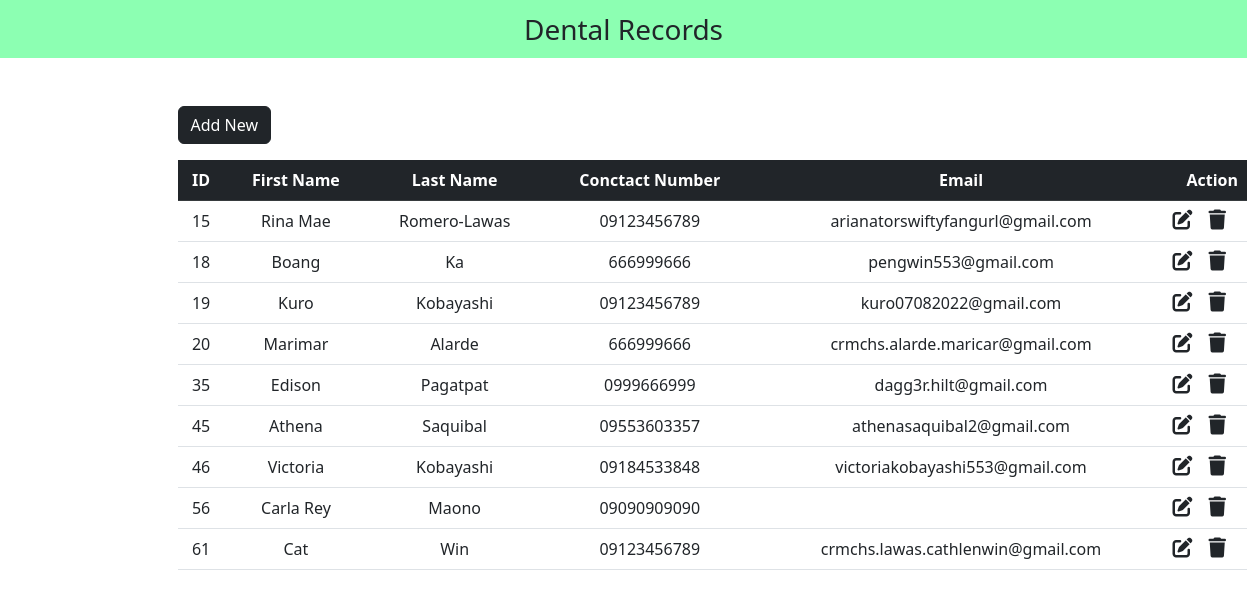
Screenshot of /admin-treatment-records/add-treatment.php with the database file from the repository.
### tables this page shows
CREATE TABLE `patients_table1` (
  `id` int(11) NOT NULL,
  `first_name` varchar(50) NOT NULL,
  `last_name` varchar(50) NOT NULL,
  `birthdate` varchar(50) NOT NULL,
  `gender` varchar(50) NOT NULL,
  `address` varchar(50) NOT NULL,
  `contact_number` varchar(50) NOT NULL,
  `active_gmail` varchar(50) NOT NULL,
  `password` varchar(50) NOT NULL,
  `vkey` varchar(50) NOT NULL,
  `verified` tinyint(50) NOT NULL,
  `create_date` timestamp(6) NOT NULL DEFAULT current_timestamp(6) ON UPDATE current_timestamp(6),
  `med_info_1` varchar(50) NOT NULL,
  `med_info_2` varchar(50) NOT NULL,
  `med_info_3` varchar(50) NOT NULL,
  `med_info_4` varchar(50) NOT NULL,
  `med_info_5` varchar(50) NOT NULL,
  `med_info_6` varchar(50) NOT NULL,
  `med_info_7` varchar(50) NOT NULL,
  `med_info_8` varchar(50) NOT NULL,
  `med_info_9` varchar(50) NOT NULL,
  `med_info_10` varchar(50) NOT NULL
);

### admin-treatment-records/add-treatment.php (the view, shortened to what this page needs)
<?php
include "db_conn.php";
?>
<!DOCTYPE html>
<html lang="en">
<head>
  <link href="https://cdn.jsdelivr.net/npm/bootstrap@5.2.3/dist/css/bootstrap.min.css" rel="stylesheet">
  <link rel="stylesheet" href="https://cdnjs.cloudflare.com/ajax/libs/font-awesome/6.4.0/css/all.min.css" />
</head>
<body>
  <nav class="navbar navbar-light justify-content-center fs-3 mb-5" style="background-color: #00ff5573;">
    Dental Records
  </nav>
  <div class="container">
    <a href="add-new.php" class="btn btn-dark mb-3" style="margin-left: 7rem;">Add New</a>
    <div class="table-container" style="margin-left: 7rem; width: 97%; max-height: 525px;">
    <table class="table table-hover text-center">
      <thead class="table-dark">
        <tr>
          <th scope="col">ID</th>
          <th scope="col">First Name</th>
          <th scope="col">Last Name</th>
          <th scope="col">Conctact Number</th>
          <th scope="col">Email</th>
          <th scope="col">Action</th>
        </tr>
      </thead>
      <tbody>
        <?php
        $sql = "SELECT * FROM `patients_table1`";
        $result = mysqli_query($conn, $sql);
        while ($row = mysqli_fetch_assoc($result)) {
        ?>
          <tr>
            <td><?php echo $row["id"] ?></td>
            <td><?php echo $row["first_name"] ?></td>
            <td><?php echo $row["last_name"] ?></td>
            <td><?php echo $row["contact_number"] ?></td>
            <td><?php echo $row["active_gmail"] ?></td>
            <td>
              <div class="d-flex">
                <a href="edit.php?id=<?php echo $row["id"] ?>" class="link-dark me-3"><i class="fa-solid fa-pen-to-square fs-5"></i></a>
                <a href="delete.php?id=<?php echo $row["id"] ?>" class="link-dark"><i class="fa-solid fa-trash fs-5"></i></a>
              </div>
            </td>
          </tr>
        <?php
        }
        ?>
      </tbody>
    </table>
    </div>
  </div>
</body>
</html>

### admin-treatment-records/add-treatment.php (style rules this page uses)
.table-container { width: 100%; overflow-x: auto; max-height: 400px; }

### rows the page displays
patients_table1: id "15", first_name "Rina Mae", last_name "Romero-Lawas", contact_number "09123456789", active_gmail "arianatorswiftyfangurl@gmail.com"
patients_table1: id "18", first_name "Boang", last_name "Ka", contact_number "666999666", active_gmail "pengwin553@gmail.com"
patients_table1: id "19", first_name "Kuro", last_name "Kobayashi", contact_number "09123456789", active_gmail "kuro07082022@gmail.com"
patients_table1: id "20", first_name "Marimar", last_name "Alarde", contact_number "666999666", active_gmail "crmchs.alarde.maricar@gmail.com"
patients_table1: id "35", first_name "Edison", last_name "Pagatpat", contact_number "0999666999", active_gmail "dagg3r.hilt@gmail.com"
patients_table1: id "45", first_name "Athena", last_name "Saquibal", contact_number "09553603357", active_gmail "athenasaquibal2@gmail.com"
patients_table1: id "46", first_name "Victoria", last_name "Kobayashi", contact_number "09184533848", active_gmail "victoriakobayashi553@gmail.com"
patients_table1: id "56", first_name "Carla Rey", last_name "Maono", contact_number "09090909090"
patients_table1: id "61", first_name "Cat", last_name "Win", contact_number "09123456789", active_gmail "crmchs.lawas.cathlenwin@gmail.com"
